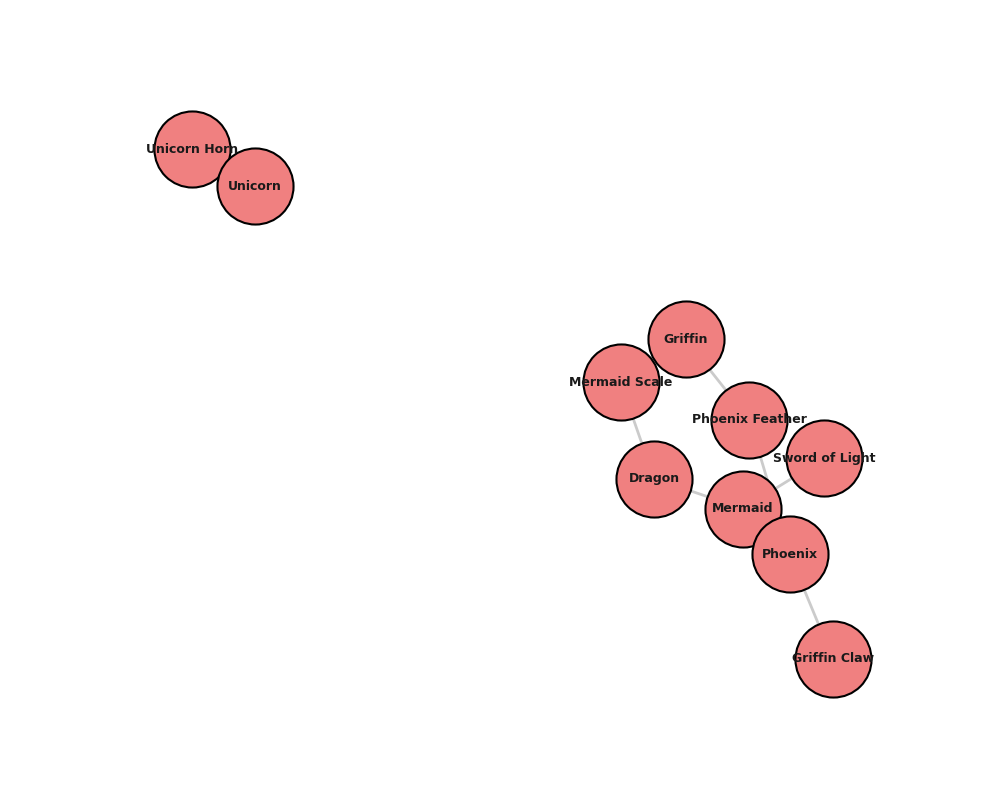

The script that drew this image:
import matplotlib.pyplot as plt
import networkx as nx

nodes = [
    'Griffin', 'Sword of Light', 'Dragon', 'Mermaid', 'Mermaid Scale',
    'Unicorn Horn', 'Phoenix', 'Phoenix Feather', 'Unicorn', 'Griffin Claw'
]

edges = [
    ('Mermaid', 'Sword of Light'),
    ('Griffin', 'Phoenix Feather'),
    ('Phoenix', 'Griffin Claw'),
    ('Dragon', 'Mermaid Scale'),
    ('Unicorn', 'Unicorn Horn'),
    ('Dragon', 'Mermaid'),
    ('Phoenix', 'Phoenix Feather'),
    ('Griffin', 'Mermaid Scale'), 
    ('Mermaid', 'Phoenix')
]

G = nx.Graph()
G.add_nodes_from(nodes)
G.add_edges_from(edges)

# Apply a single color for all nodes
single_color = 'lightcoral'

pos = nx.spring_layout(G, seed=42)

plt.figure(figsize=(10, 8))
nx.draw_networkx_nodes(G, pos, node_size=3000, node_color=single_color, edgecolors='black', linewidths=1.5)
nx.draw_networkx_edges(G, pos, width=2, alpha=0.6, edge_color='darkgrey')
nx.draw_networkx_labels(G, pos, font_size=9, font_weight='bold')

plt.axis('off')
plt.show()
